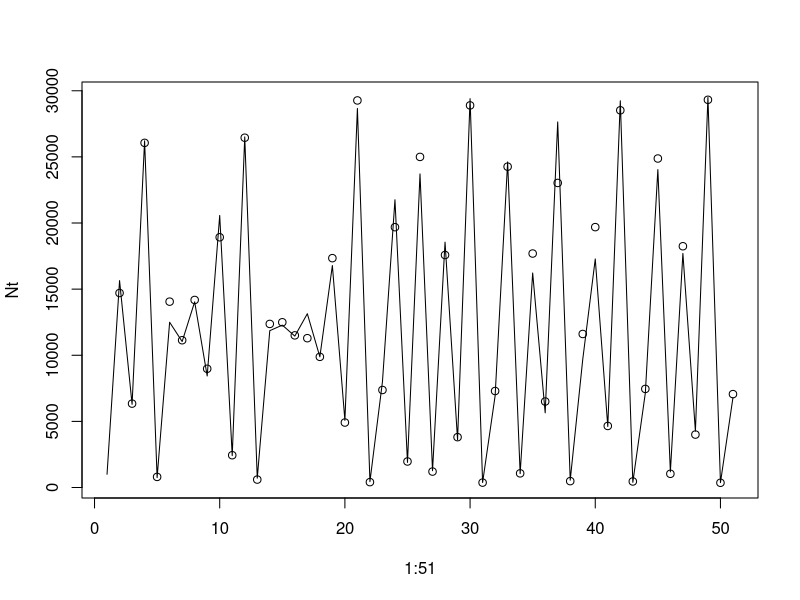

Write the R code that produced this figure.
# Ricker Simulation
# Simulating a data set, accounting for observational error.

r <- 3
b <- 1/4000
N0 <- 1000

Nt <- numeric(51)
Nt[1] <- N0

for (i in 1:50){
  Nt[i+1] <- Nt[i]*exp(r-b*Nt[i])
}

plot(1:51, Nt, type = "l")

# Log normal distribution of errors - always positive.
Nt.obs <- rlnorm(n=50, meanlog = log(Nt[2:51]), sd = 0.08)

points(2:51, Nt.obs)
